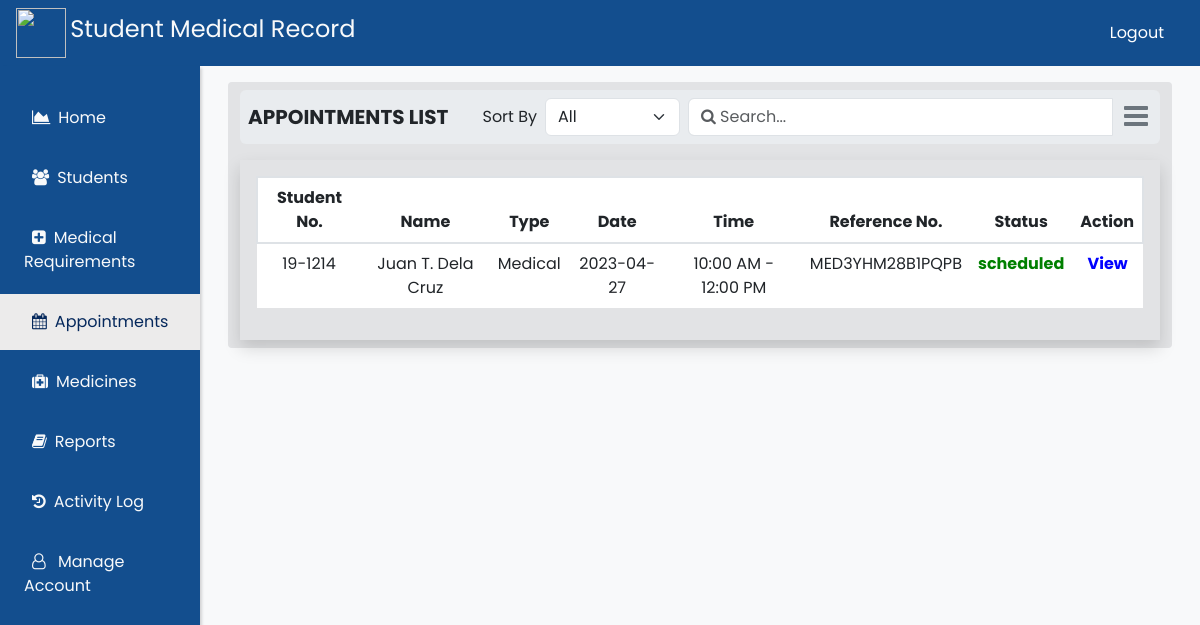
The app's page /Nurse-Side/appointment.php (signed in) with its own data.
### tables this page shows
CREATE TABLE `stud_appointment` (
  `id` int(11) NOT NULL,
  `reference_no` varchar(55) NOT NULL,
  `student_id` varchar(55) NOT NULL,
  `app_type` varchar(55) NOT NULL,
  `app_reason` varchar(255) NOT NULL,
  `app_date` date NOT NULL,
  `app_time` varchar(55) NOT NULL,
  `date_apply` datetime NOT NULL,
  `app_status` varchar(55) NOT NULL,
  `app_qr` varchar(255) NOT NULL
);

### Nurse-Side/appointment.php (the view, shortened to what this page needs)
<?php
include('./includes/db_conn.php');
$fetchAllAppointments = mysqli_query($conn1, "SELECT * FROM `stud_appointment` LIMIT 15");
?>
<!DOCTYPE html>
<html lang="en">
<head>
  <link href="https://cdn.jsdelivr.net/npm/bootstrap@5.3.0-alpha1/dist/css/bootstrap.min.css" rel="stylesheet">
  <link rel="stylesheet" href="https://cdnjs.cloudflare.com/ajax/libs/font-awesome/6.2.1/css/all.min.css">
  <link rel="stylesheet" href="./style.css" />
  <link rel="stylesheet" href="./css/patients.css" />
  <link rel="stylesheet" href="https://cdnjs.cloudflare.com/ajax/libs/font-awesome/4.7.0/css/font-awesome.min.css" />
</head>
<body>
  <div class="container-fluid bg-light-subtle">
    <nav class="row">
      <div class="py-2 px-3 d-flex justify-content-between align-items-center" style="background-color:#134E8E;">
        <div class="logo navbar-brand" href="#">
          <img src="./assets/QCUClinicLogo.png" width="50" height="50" alt="" />
          <span class="fw-regular fs-4 text-light">Student Medical Record</span>
        </div>
        <div class="container-fluid d-flex justify-content-start">
          <div class="ms-auto order-sm-0" id="navbarNav">
            <ul class="navbar-nav ms-auto text-white d-flex align-items-left align-items-lg-center">
              <li class="nav-item px-0 mx-2 d-flex align-items-center">
                <a class="nav-link" href="logout.php">Logout</a>
              </li>
            </ul>
          </div>
        </div>
      </div>
    </nav>
    <div class="row bg-light">
      <div class="col-md-2 p-0 position-relative" style="min-height:100vh;box-shadow: rgba(0, 0, 0, 0.15) 1.95px 1.95px 2.6px;background: #134E8E;">
        <div class="w-100">
          <ul class="mt-4 list-unstyled navbar-nav ps-0 ">
            <li class="px-4 w-100 mb-1 nav-item tab py-2">
              <a href="dashboard.php" class="nav-link"><span class="fx-5 fw-800 text-light"><i class="fa fa-area-chart mx-2"></i><span>Home</span></span></a>
            </li>
            <li class="px-4 w-100 mb-1 nav-item tab py-2">
              <a href="student.php" class="nav-link"><span class="fx-5 fw-800 text-light"><i class="fa fa-users mx-2"></i><span>Students</span></span></a>
            </li>
            <li class="px-4 w-100 mb-1 nav-item tab py-2">
              <a href="Mreport.php" class="nav-link"><span class="fx-5 fw-800 text-light"><i class="fa fa-plus-square mx-2"></i><span>Medical Requirements</span></span></a>
            </li>
            <li class="px-4 w-100 mb-1 nav-item active tab py-2">
              <a href="appointment.php" class="nav-link"><span class="fx-5 fw-800 text-light"><i class="fa fa-calendar mx-2" aria-hidden="true"></i><span>Appointments</span></span></a>
            </li>
            <li class="px-4 w-100 mb-1 nav-item tab py-2">
              <a href="medicines.php" class="nav-link"><span class="fx-5 fw-800 text-light"> <i class="fa fa-medkit mx-2" aria-hidden="true"></i><span>Medicines</span></span></a>
            </li>
            <li class="px-4 w-100 mb-1 nav-item tab py-2">
              <a href="Report.php" class="nav-link"><span class="fx-5 fw-800 text-light"><i class="fa fa-book mx-2"></i><span>Reports</span></span></a>
            </li>
            <li class="px-4 w-100 mb-1 nav-item tab py-2">
              <a href="activityLog.php" class="nav-link"><span class="fx-5 fw-800 text-light"><i class="fa fa-history mx-2"></i><span>Activity Log</span></span></a>
            </li>
            <li id="account_btn" class="px-4 w-100 mb-1 nav-item tab py-2 position-relative">
              <div class="nav-link">
                <span class="fx-5 fw-800 text-light">
                  <i class="fa fa-user-o mx-2" aria-hidden="true"></i>
                  <span>Manage Account</span>
                </span>
              </div>
            </li>
          </ul>
        </div>
      </div>
      <div class="col-sm-10 p-3">
        <div class="container-fluid">
          <div class="container-fluid bg-secondary-subtle py-2 rounded-1">
            <div class="d-flex flex-wrap align-items-center justify-content-between gap-2 bg-body-secondary p-2 rounded-2">
              <span class="fw-bold fs-5 text-uppercase">APPOINTMENTS LIST</span>
              <div class="d-flex gap-2 ">
                <div class="d-flex align-items-center" style="flex-basis:300px">
                  <span for="#sort" class="px-2 text-nowrap">Sort By</span>
                  <select class="form-select shadow-none" aria-label="Default select example" name="sort" id="sort_app">
                    <option name="sort" value="id">All</option>
                  </select>
                </div>
                <div class="input-group form-input-sm d-flex align-items-center gap-2 ">
                  <input type="text" class="form-control w-50 shadow-none" name="search" id="search_app" placeholder="&#xF002; Search..." aria-label="Search..." aria-describedby="button-addon2" style="font-family:Poppins, FontAwesome">
                  <a href="#" class="text-secondary"><i class="fa fa-bars mx-1 fs-3" aria-hidden="true"></i></a>
                </div>
              </div>
            </div>
            <div class="p-3 mt-3 shadow">
              <table class="table text-center table-borderless">
                <thead class="border-bottom border-2 rounded-2">
                  <tr>
                    <th scope="col">Student No.</th>
                    <th scope="col">Name</th>
                    <th scope="col">Type</th>
                    <th scope="col">Date</th>
                    <th scope="col">Time</th>
                    <th scope="col">Reference No.</th>
                    <th scope="col">Status</th>
                    <th scope="col">Action</th>
                  </tr>
                </thead>
                <tbody>
                  <a href="#" class="nav-link">
                    <?php if (mysqli_num_rows($fetchAllAppointments) > 0) {
                      while ($appoint = mysqli_fetch_assoc($fetchAllAppointments)) {  ?>
                        <tr>
                          <td><?= $appoint['student_id'] ?></td>
                          <td>Juan T. Dela Cruz</td>
                          <td><?= $appoint['app_type'] ?></td>
                          <td><?= $appoint['app_date'] ?></td>
                          <td><?= $appoint['app_time'] ?></td>
                          <td><?= $appoint['reference_no'] ?></td>
                          <td><label style="color: Green; font-weight: bold;"><?= $appoint['app_status'] ?></label></td>
                          <td><a href="#view" class="custom_btn" style="text-decoration: none; color: Blue;font-weight: bold;" data-toggle="modal">View</a></td>
                        </tr>
                    <?php }
                    } ?>
                  </a>
                </tbody>
              </table>
            </div>
          </div>
        </div>
</body>
</html>

### Nurse-Side/style.css (style rules this page uses)
* { margin: 0; padding: 0; font-family: 'Poppins', sans-serif; box-sizing: border-box; }
.nav-item { cursor: pointer; transition: 0.3s ease-in; }
.nav-item.active span > *, .nav-item.active { background: #ecebeb; color: #05285c !important; }

### records on screen
stud_appointment: student "19-1214", app_type "Medical", app_date "2023-04-27", app_time "10:00 AM - 12:00 PM", reference_no "MED3YHM28B1PQPB", app_status "scheduled"
